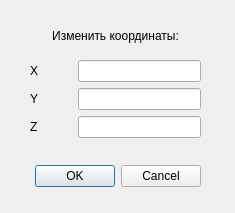
<?xml version="1.0" encoding="UTF-8"?>
<ui version="4.0">
 <class>ChangePoint</class>
 <widget class="QDialog" name="ChangePoint">
  <property name="geometry">
   <rect>
    <x>0</x>
    <y>0</y>
    <width>235</width>
    <height>213</height>
   </rect>
  </property>
  <property name="windowTitle">
   <string>Dialog</string>
  </property>
  <widget class="QDialogButtonBox" name="buttonBox">
   <property name="geometry">
    <rect>
     <x>0</x>
     <y>160</y>
     <width>201</width>
     <height>32</height>
    </rect>
   </property>
   <property name="orientation">
    <enum>Qt::Horizontal</enum>
   </property>
   <property name="standardButtons">
    <set>QDialogButtonBox::Cancel|QDialogButtonBox::Ok</set>
   </property>
  </widget>
  <widget class="QWidget" name="formLayoutWidget">
   <property name="geometry">
    <rect>
     <x>30</x>
     <y>60</y>
     <width>171</width>
     <height>91</height>
    </rect>
   </property>
   <layout class="QFormLayout" name="formLayout">
    <item row="0" column="0">
     <widget class="QLabel" name="label_2">
      <property name="text">
       <string>X          </string>
      </property>
     </widget>
    </item>
    <item row="0" column="1">
     <widget class="QLineEdit" name="_x"/>
    </item>
    <item row="1" column="0">
     <widget class="QLabel" name="label_3">
      <property name="text">
       <string>Y          </string>
      </property>
     </widget>
    </item>
    <item row="1" column="1">
     <widget class="QLineEdit" name="_y"/>
    </item>
    <item row="2" column="0">
     <widget class="QLabel" name="label_7">
      <property name="text">
       <string>Z</string>
      </property>
     </widget>
    </item>
    <item row="2" column="1">
     <widget class="QLineEdit" name="_z_2"/>
    </item>
   </layout>
  </widget>
  <widget class="QLabel" name="label">
   <property name="geometry">
    <rect>
     <x>30</x>
     <y>20</y>
     <width>171</width>
     <height>31</height>
    </rect>
   </property>
   <property name="text">
    <string>Изменить координаты:</string>
   </property>
   <property name="scaledContents">
    <bool>false</bool>
   </property>
   <property name="alignment">
    <set>Qt::AlignCenter</set>
   </property>
   <property name="wordWrap">
    <bool>true</bool>
   </property>
  </widget>
 </widget>
 <resources/>
 <connections>
  <connection>
   <sender>buttonBox</sender>
   <signal>accepted()</signal>
   <receiver>ChangePoint</receiver>
   <slot>accept()</slot>
   <hints>
    <hint type="sourcelabel">
     <x>248</x>
     <y>254</y>
    </hint>
    <hint type="destinationlabel">
     <x>157</x>
     <y>274</y>
    </hint>
   </hints>
  </connection>
  <connection>
   <sender>buttonBox</sender>
   <signal>rejected()</signal>
   <receiver>ChangePoint</receiver>
   <slot>reject()</slot>
   <hints>
    <hint type="sourcelabel">
     <x>316</x>
     <y>260</y>
    </hint>
    <hint type="destinationlabel">
     <x>286</x>
     <y>274</y>
    </hint>
   </hints>
  </connection>
 </connections>
</ui>
